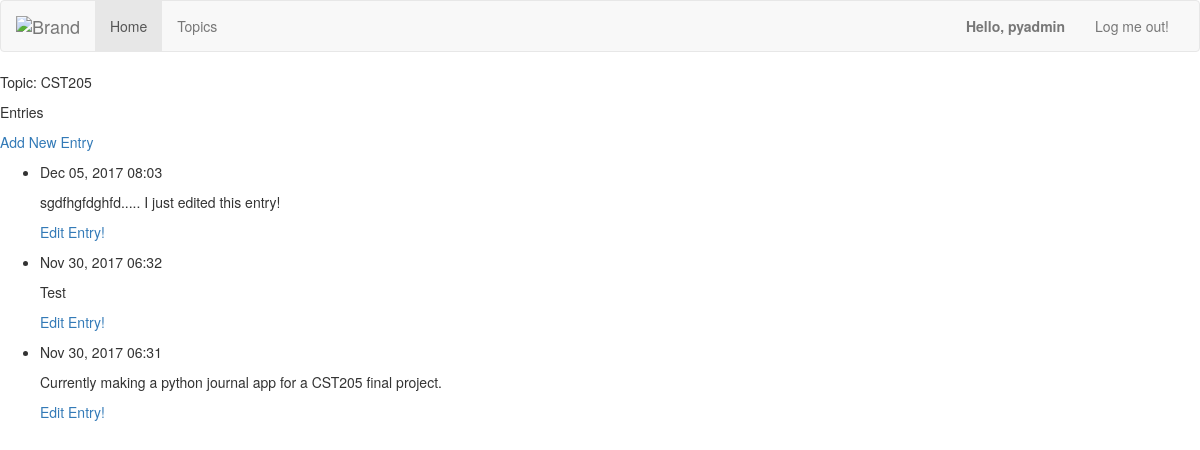
The page /topics/1/ (signed in) on the database its author committed.
### Journal/models.py (models this page shows, shortened)
class Topic(models.Model):
    text = models.CharField(max_length=200)
    date_added = models.DateTimeField(auto_now=True)
    def __str__(self):
        return self.text

class Entry(models.Model):
    topic = models.ForeignKey(Topic)
    text = models.TextField()
    date_added = models.DateTimeField(auto_now=True)
    class Meta:
        verbose_name_plural = 'entries'

### Journal/views.py (the view)
# urls.py: url(r'^topics/(?P<topic_id>\d+)/$', views.topic, name='topic'),
@login_required
def topic(request, topic_id):
    topic = Topic.objects.get(id=topic_id)
    entries = topic.entry_set.order_by('-date_added')
    context = {'topic':topic, 'entries': entries}
    return render(request, 'topic.html', context)

### Journal/templates/topic.html
{% extends "base.html" %}
{% block content %}
    <p>Topic: {{ topic }}</p>
    <p>Entries</p>
    <p>
        <a href="{% url 'Journal:new_entry' topic.id %}">Add New Entry</a>
    </p>
    <ul>
        {% for entry in entries %}
            <li>
                <p>{{ entry.date_added|date:'M d, Y H:i' }}</p>
                <p>{{ entry.text|linebreaks }}</p>
                <p>
                    <a href="{% url 'Journal:edit_entry' entry.id %}">Edit Entry!</a>
                </p>
            </li>
        {% empty %}
            <li>
                There are not entries for this topic yet.
            </li>
        {% endfor %}
    </ul>
{% endblock content %}

### Journal/templates/base.html (shortened to what this page needs)
{% load bootstrap3 %}
<!DOCTYPE html>
<html lang="en">
    <head>
        {% bootstrap_css %}
    </head>
    <body>
        <nav class="navbar navbar-default">
          <div class="container-fluid">
            <div class="navbar-header">
              <a class="navbar-brand" href="#">
                <img alt="Brand" src="https://lh3.googleusercontent.com/4HW9kHNmTcWrvwZdlDeWGsFldBYwtCYtl3JECug4y_36ZvTs0Et5jYAcNxLwaOds-szp=w35">
              </a>
            </div>
            <div class="collapse navbar-collapse" id="bs-example-navbar-collapse-1">
              <ul class="nav navbar-nav">
                <li class="active"><a href="{% url 'Journal:index' %}">Home</a></li>
                  <li><a href="{% url 'Journal:topics' %}">Topics</a></li>
              </ul>
              <ul class="nav navbar-nav navbar-right">
                  {% if user.is_authenticated %}
                      <li class="navbar-text"><strong>Hello, {{ user.username }}</strong></li>
                      <li><a href="{% url 'users:logout' %}">Log me out!</a></li>
                  {% else %}
                      <li><a href="{% url 'users:register' %}">Register</a></li>
                      <li><a href="{% url 'users:login' %}">Log me in!</a></li>
                  {% endif %}
              </ul>
            </div>
          </div>
        </nav>
    </body>
{% block content %}
{% endblock content %}

### rows shown on the page
Topic: text "CST205"
Entry: date_added "Dec 05, 2017 08:03", text "sgdfhgfdghfd..... I just edited this entry!"
Entry: date_added "Nov 30, 2017 06:32", text "Test"
Entry: date_added "Nov 30, 2017 06:31", text "Currently making a python journal app for a CST205 final project."

### other values the page prints
{{ user.username }} "pyadmin"
